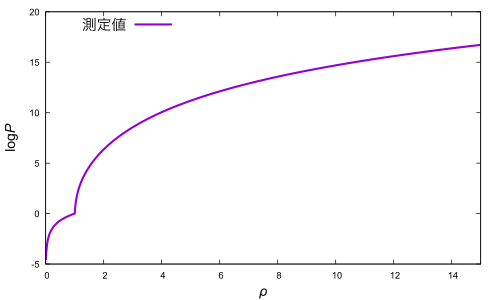

Write the gnuplot code that produced this figure.
set term pdf
set out "logarithm_den-pre.pdf"
set xlabel "{/Arial-Italic ρ}"
set ylabel "{/Arial log}{/Arial-Italic P}"
set xlabel font "Arial,15"
set ylabel font "Arial,15"
set xrange [0.0:15.0]
#ticsはメモリ文字
set tics font "Arial,10"
#keyは凡例
set key font"Arial,16"
set key left top
plot "logarithm_den-pre.dat" with lines linewidth 3 title "測定値"
